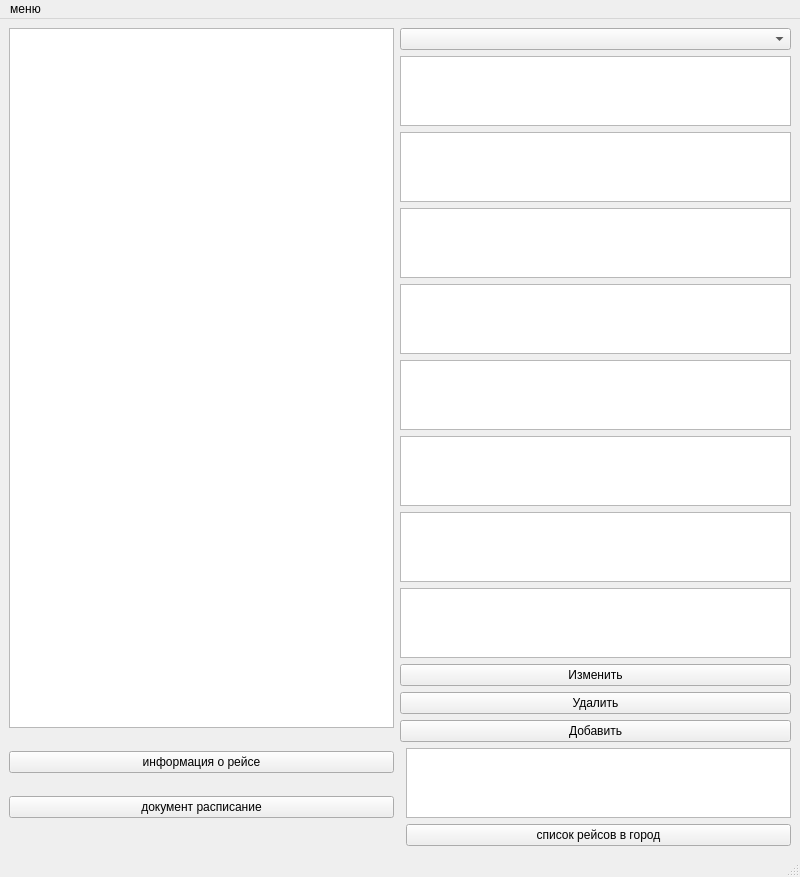
<?xml version="1.0" encoding="UTF-8"?>
<ui version="4.0">
 <class>MainWindow</class>
 <widget class="QMainWindow" name="MainWindow">
  <property name="geometry">
   <rect>
    <x>0</x>
    <y>0</y>
    <width>800</width>
    <height>600</height>
   </rect>
  </property>
  <property name="windowTitle">
   <string>MainWindow</string>
  </property>
  <widget class="QWidget" name="centralwidget">
   <layout class="QGridLayout" name="gridLayout">
    <item row="0" column="0" rowspan="12">
     <widget class="QListWidget" name="listWidget"/>
    </item>
    <item row="0" column="1" colspan="2">
     <widget class="QComboBox" name="comboBox"/>
    </item>
    <item row="1" column="1" colspan="2">
     <widget class="QTextEdit" name="textEdit_2"/>
    </item>
    <item row="2" column="1" colspan="2">
     <widget class="QTextEdit" name="textEdit_3"/>
    </item>
    <item row="3" column="1" colspan="2">
     <widget class="QTextEdit" name="textEdit_4"/>
    </item>
    <item row="4" column="1" colspan="2">
     <widget class="QTextEdit" name="textEdit_5"/>
    </item>
    <item row="5" column="1" colspan="2">
     <widget class="QTextEdit" name="textEdit_6"/>
    </item>
    <item row="6" column="1" colspan="2">
     <widget class="QTextEdit" name="textEdit_7"/>
    </item>
    <item row="7" column="1" colspan="2">
     <widget class="QTextEdit" name="textEdit_8"/>
    </item>
    <item row="8" column="1" colspan="2">
     <widget class="QTextEdit" name="textEdit_9"/>
    </item>
    <item row="9" column="1" colspan="2">
     <widget class="QPushButton" name="pushButton_4">
      <property name="text">
       <string>Изменить</string>
      </property>
     </widget>
    </item>
    <item row="10" column="1" colspan="2">
     <widget class="QPushButton" name="pushButton_5">
      <property name="text">
       <string>Удалить</string>
      </property>
     </widget>
    </item>
    <item row="12" column="0" rowspan="2">
     <widget class="QPushButton" name="pushButton">
      <property name="text">
       <string>информация о рейсе</string>
      </property>
     </widget>
    </item>
    <item row="13" column="2" rowspan="2">
     <widget class="QTextEdit" name="textEdit"/>
    </item>
    <item row="14" column="0">
     <widget class="QPushButton" name="pushButton_2">
      <property name="text">
       <string>документ расписание</string>
      </property>
     </widget>
    </item>
    <item row="15" column="2">
     <widget class="QPushButton" name="pushButton_3">
      <property name="text">
       <string>список рейсов в город</string>
      </property>
     </widget>
    </item>
    <item row="11" column="1" rowspan="2" colspan="2">
     <widget class="QPushButton" name="pushButton_6">
      <property name="text">
       <string>Добавить</string>
      </property>
     </widget>
    </item>
   </layout>
  </widget>
  <widget class="QMenuBar" name="menubar">
   <property name="geometry">
    <rect>
     <x>0</x>
     <y>0</y>
     <width>800</width>
     <height>21</height>
    </rect>
   </property>
   <widget class="QMenu" name="menu">
    <property name="title">
     <string>меню</string>
    </property>
    <addaction name="action_2"/>
    <addaction name="action"/>
   </widget>
   <addaction name="menu"/>
  </widget>
  <widget class="QStatusBar" name="statusbar"/>
  <action name="action">
   <property name="text">
    <string>сохранить</string>
   </property>
  </action>
  <action name="action_2">
   <property name="text">
    <string>открыть</string>
   </property>
  </action>
 </widget>
 <resources/>
 <connections/>
</ui>
